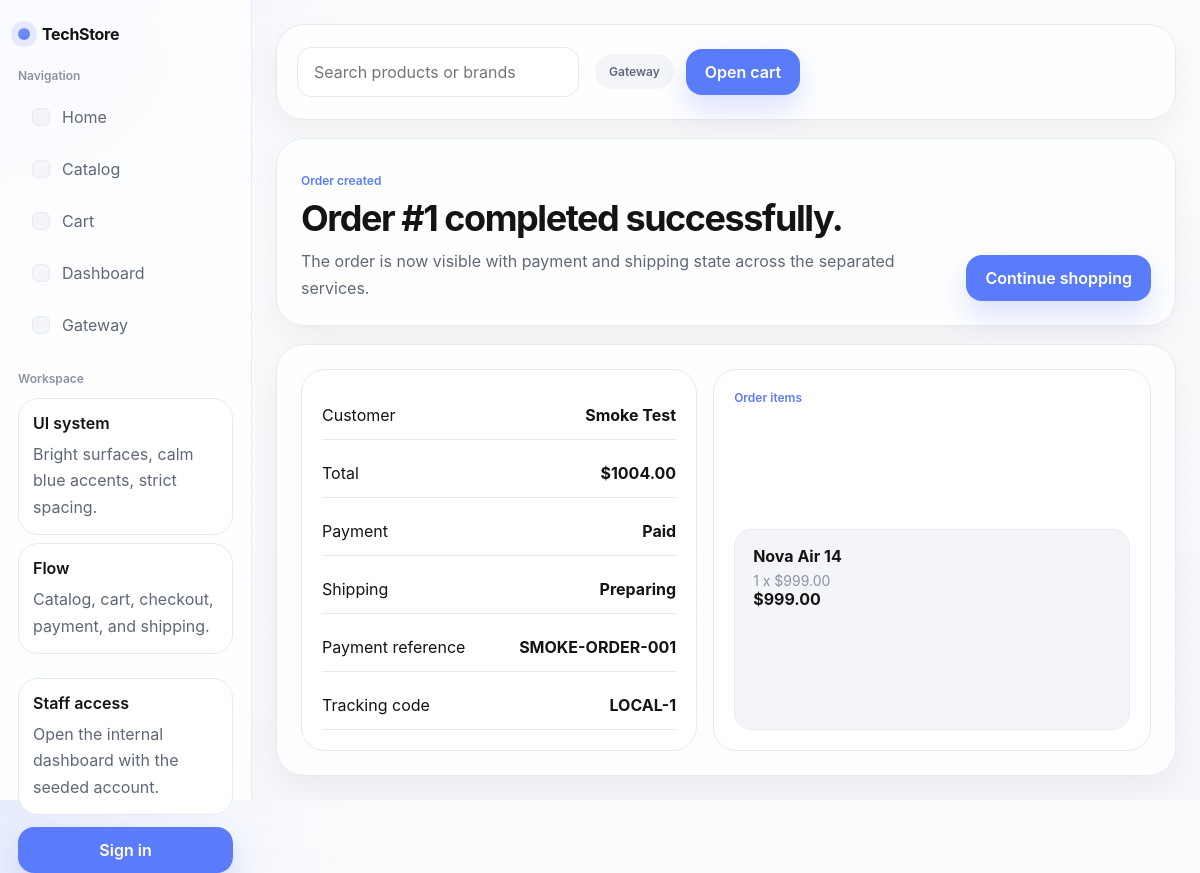
Screenshot of /orders/1/success/ with the database file from the repository.
### apps/ordering/models.py (models this page shows, shortened)
class Order(models.Model):
    class Status(models.TextChoices):
        PENDING = "pending", "Pending"
        CONFIRMED = "confirmed", "Confirmed"
        SHIPPING = "shipping", "Shipping"
        COMPLETED = "completed", "Completed"
    customer_name = models.CharField(max_length=120)
    customer_email = models.EmailField()
    customer_phone = models.CharField(max_length=20)
    shipping_address = models.TextField()
    note = models.TextField(blank=True)
    subtotal = models.DecimalField(max_digits=12, decimal_places=2, default=0)
    shipping_fee = models.DecimalField(max_digits=12, decimal_places=2, default=0)
    total = models.DecimalField(max_digits=12, decimal_places=2, default=0)
    status = models.CharField(max_length=20, choices=Status.choices, default=Status.PENDING)
    created_at = models.DateTimeField(auto_now_add=True)
    class Meta:
        ordering = ["-created_at"]

class OrderItem(models.Model):
    order = models.ForeignKey(Order, related_name="items", on_delete=models.CASCADE)
    product_name = models.CharField(max_length=180)
    unit_price = models.DecimalField(max_digits=12, decimal_places=2)
    quantity = models.PositiveIntegerField(default=1)
    line_total = models.DecimalField(max_digits=12, decimal_places=2)

### apps/payments/models.py (models this page shows, shortened)
class PaymentRecord(models.Model):
    class Status(models.TextChoices):
        PENDING = "pending", "Pending"
        PAID = "paid", "Paid"
        FAILED = "failed", "Failed"
    order = models.OneToOneField(Order, related_name="payment", on_delete=models.CASCADE)
    provider = models.CharField(max_length=50, default="MockPay")
    status = models.CharField(max_length=20, choices=Status.choices, default=Status.PENDING)
    transaction_reference = models.CharField(max_length=64, unique=True)
    created_at = models.DateTimeField(auto_now_add=True)
    class Meta:
        ordering = ["-created_at"]

### apps/shipping/models.py (models this page shows, shortened)
class Shipment(models.Model):
    class Status(models.TextChoices):
        PENDING = "pending", "Pending"
        PREPARING = "preparing", "Preparing"
        IN_TRANSIT = "in_transit", "In transit"
        DELIVERED = "delivered", "Delivered"
    order = models.OneToOneField(Order, related_name="shipment", on_delete=models.CASCADE)
    recipient_name = models.CharField(max_length=120)
    phone = models.CharField(max_length=20)
    address = models.TextField()
    method = models.CharField(max_length=40, default="Standard delivery")
    status = models.CharField(max_length=20, choices=Status.choices, default=Status.PENDING)
    created_at = models.DateTimeField(auto_now_add=True)
    class Meta:
        ordering = ["-created_at"]

### apps/ordering/views.py (the view)
# urls.py: path("<int:order_id>/success/", views.order_success, name="success"),
def order_success(request, order_id):
    if ORDERING_SERVICE_URL:
        try:
            order = fetch_order_detail(order_id)
        except httpx.HTTPError:
            order = None
    else:
        order = None
    if order is None:
        order = get_object_or_404(
            Order.objects.prefetch_related("items").select_related("payment", "shipment"),
            pk=order_id,
        )
        order = serialize_local_order(order)
    else:
        order["payment_status_label"] = humanize_status(order.get("payment_status"))
        order["shipping_status_label"] = humanize_status(order.get("shipping_status"))
    return render(request, "pages/orders/success.html", {"order": order})

### templates/pages/orders/success.html (shortened to what this page needs)
{% extends "layouts/base.html" %}
{% block content %}
<section class="page-head">
    <div>
        <span class="eyebrow">Order created</span>
        <h1>Order #{{ order.id }} completed successfully.</h1>
        <p>The order is now visible with payment and shipping state across the separated services.</p>
    </div>
    <div class="page-head-actions">
        <a class="button button-primary" href="{% url 'catalog:product-list' %}">Continue shopping</a>
    </div>
</section>
<section class="success-layout">
    <div class="summary-card success-main-card">
        <div class="summary-row">
            <span>Customer</span>
            <strong>{{ order.customer_name }}</strong>
        </div>
        <div class="summary-row">
            <span>Total</span>
            <strong>${{ order.total }}</strong>
        </div>
        <div class="summary-row">
            <span>Payment</span>
            <strong>{{ order.payment_status_label }}</strong>
        </div>
        <div class="summary-row">
            <span>Shipping</span>
            <strong>{{ order.shipping_status_label }}</strong>
        </div>
        {% if order.payment_reference %}
            <div class="summary-row">
                <span>Payment reference</span>
                <strong>{{ order.payment_reference }}</strong>
            </div>
        {% endif %}
        {% if order.tracking_code %}
            <div class="summary-row">
                <span>Tracking code</span>
                <strong>{{ order.tracking_code }}</strong>
            </div>
        {% endif %}
    </div>
    <div class="summary-card">
        <span class="eyebrow">Order items</span>
        <div class="order-item-list">
            {% for item in order.items %}
                <div class="order-item-card">
                    <div>
                        <strong>{{ item.product_name }}</strong>
                        <span>{{ item.quantity }} x ${{ item.unit_price }}</span>
                    </div>
                    <strong>${{ item.line_total }}</strong>
                </div>
            {% endfor %}
        </div>
    </div>
</section>
{% endblock %}

### static/css/app.css (style rules this page uses)
:root { --bg: #f6f7fb; --surface: #ffffff; --surface-soft: #f3f5f8; --surface-accent: #eef4ff; --border: #e5eaf1; --border-strong: #d8e0ea; --text: #141414; --text-soft: #5f6878; --text-muted: #8a93a3; --primary: #5b7cfa; --primary-hover: #4d6eef; --success: #61b38c; --warning: #e9b55a; --danger: #d96b6b; --shadow-sm: 0 12px 30px rgba(20, 20, 20, 0.05); --shadow-md: 0 24px 64px rgba(20, 20, 20, 0.07); --radius-xs: 12px; --radius-sm: 16px; --radius-md: 22px; --radius-lg: 28px; --sidebar-width: 252px; }
*, *::before, *::after { box-sizing: border-box; }
html { scroll-behavior: smooth; }
body { margin: 0; font-family: "Geist", "Inter", ui-sans-serif, system-ui, sans-serif; background: radial-gradient(circle at top left, rgba(91, 124, 250, 0.12), transparent 24%), linear-gradient(180deg, rgba(255, 255, 255, 0.6), rgba(246, 247, 251, 0)), var(--bg); color: var(--text); }
a { color: inherit; text-decoration: none; }
.sidebar-brand, .topbar, .page-head, .page-head-actions, .hero-metrics, .catalog-summary-bar, .catalog-search, .catalog-filter-row, .summary-row, .cart-card-actions, .cart-line-total, .product-card-actions, .product-card-footer, .detail-visual-head, .detail-actions, .footer-row { display: flex; align-items: center; }
.sidebar-brand, .topbar, .page-head, .summary-row, .product-card-footer { justify-content: space-between; }
.sidebar-label, .eyebrow, .pill, .footer-label, .status-badge, .topbar-chip { font-size: 12px; font-weight: 600; }
.sidebar-note-card p, .page-head p, .hero-copy p, .preview-card p, .category-card p, .product-card-copy p, .detail-stack p, .auth-card p, .dashboard-note-card p, .cart-card-copy p { margin: 0; color: var(--text-soft); line-height: 1.65; }
.topbar-actions, .page-head-actions, .catalog-filter-row, .hero-metrics, .product-card-actions, .detail-actions { display: flex; gap: 12px; align-items: center; }
.topbar-actions, .page-head-actions, .catalog-filter-row, .product-card-actions { flex-wrap: wrap; }
.page-head, .panel-section, .hero-panel, .detail-panel, .checkout-layout, .success-layout, .dashboard-hero-panel, .dashboard-grid, .auth-layout { background: rgba(255, 255, 255, 0.82); border: 1px solid var(--border); border-radius: 28px; box-shadow: var(--shadow-sm); }
.page-head, .panel-section, .hero-panel, .detail-panel, .checkout-layout, .success-layout, .dashboard-hero-panel, .dashboard-grid, .auth-layout { padding: 24px; }
.page-head { display: grid; grid-template-columns: minmax(0, 1fr) auto; align-items: end; gap: 24px; }
.page-head h1, .hero-copy h2, .section-head h2, .detail-stack h2, .auth-card h1, .dashboard-hero-copy h2 { margin: 0; line-height: 1.02; letter-spacing: -0.04em; }
.page-head h1 { font-size: clamp(2rem, 3vw, 3rem); }
.page-head p { margin-top: 12px; max-width: 60ch; }
.button { min-height: 46px; padding: 0 18px; border-radius: 16px; border: 1px solid transparent; font-weight: 600; display: inline-flex; align-items: center; justify-content: center; cursor: pointer; transition: transform 0.18s ease, background 0.18s ease; }
.button-primary { background: var(--primary); color: #fff; box-shadow: 0 14px 28px rgba(91, 124, 250, 0.22); }
.eyebrow { display: inline-flex; margin-bottom: 12px; color: var(--primary); }
.metric-card, .preview-card, .category-card, .product-card, .spec-card, .cart-card, .summary-card, .dashboard-stat-card, .dashboard-note-card, .auth-card { background: var(--surface); border: 1px solid var(--border); border-radius: 24px; }
.metric-card, .preview-card, .category-card, .summary-card, .dashboard-stat-card, .dashboard-note-card, .auth-card { padding: 20px; }
.metric-card span, .preview-card span, .catalog-summary-bar span, .product-card-footer span, .cart-card-meta span, .order-item-card span, .dashboard-stat-card span { color: var(--text-muted); font-size: 14px; }
.cart-column, .checkout-column, .success-layout, .dashboard-side-stack { display: grid; gap: 16px; }
.summary-card { display: grid; gap: 8px; }
.summary-row { padding: 14px 0; border-bottom: 1px solid var(--border); }
.success-layout { grid-template-columns: minmax(0, 0.95fr) minmax(0, 1.05fr); }
.order-item-list { display: grid; gap: 12px; }
.order-item-card { padding: 16px 18px; border-radius: 18px; border: 1px solid var(--border); background: var(--surface-soft); }
.order-item-card div { display: grid; gap: 6px; }

### rows the page displays
Order: customer_name "Smoke Test"
PaymentRecord: payment_status_label "Paid", payment_reference "SMOKE-ORDER-001"
Shipment: shipping_status_label "Preparing"
OrderItem: product_name "Nova Air 14"

### other values shown
{{ order.id }} "1"
{{ order.total }} "1004.00"
{{ order.tracking_code }} "LOCAL-1"
{{ item.quantity }} "1"
{{ item.unit_price }} "999.00"
{{ item.line_total }} "999.00"
